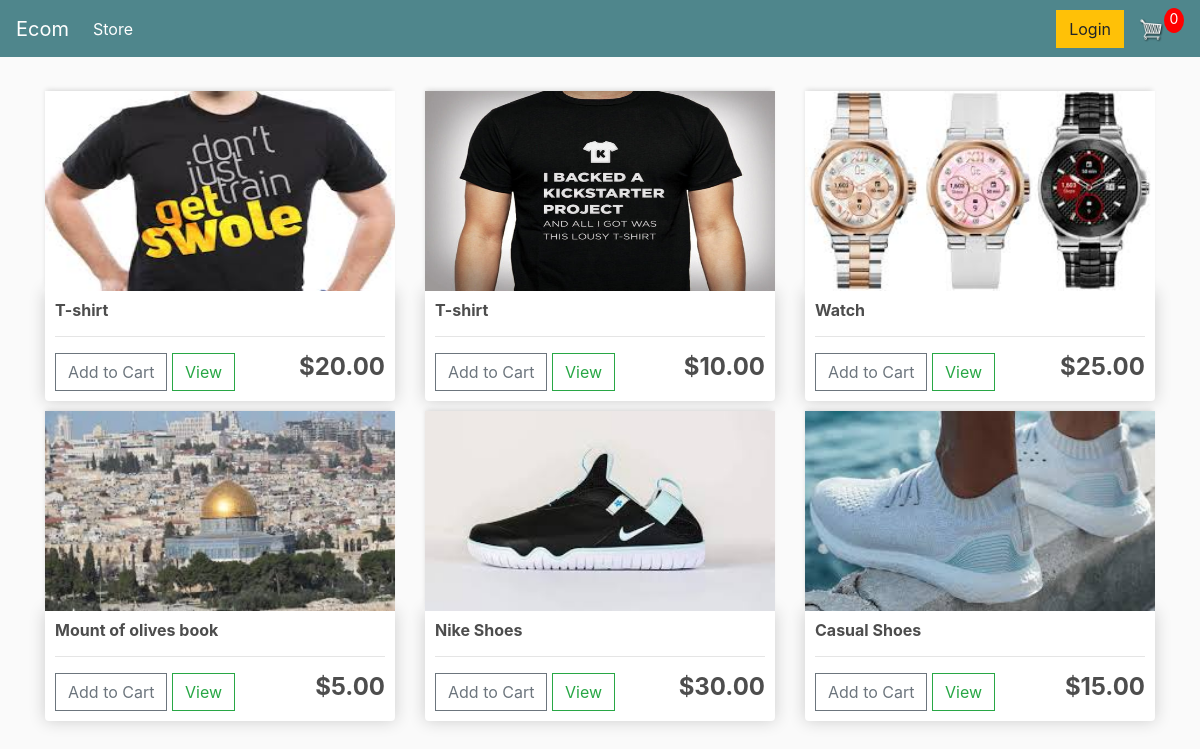
The page / on the database its author committed.
### store/models.py (models this page shows, shortened)
class Product(models.Model):
    name = models.CharField(max_length=200, null=True)
    price = models.FloatField()
    digital = models.BooleanField(default=False, null=True, blank=True)
    image = models.ImageField(null=True, blank=True)
    @property
    def ImageUrl(self):
        try:
            url = self.image.url
        except:
            url = 'placeholder.png'
        return url

### store/views.py (the view)
# urls.py: path('', include('store.urls')),
def store(request):
    data = cartData(request)
    cartItems = data['cartItems']
    products = Product.objects.all()
    context = {'products': products,'cartItems':cartItems}
    return render(request, 'store/store.html', context)

### store/utils.py (called while the page is built, shortened)
def cookieCart(request):
    try:
        cart = json.loads(request.COOKIES['cart'])
    except:
        cart = {}
    items = []
    order = {'get_cart_total': 0, 'get_cart_items': 0,'shipping':False}
    cartItems = order['get_cart_items']
    return {'items': items, 'order': order, 'cartItems': cartItems}

def cartData(request):
    if request.user.is_authenticated:
        customer = request.user.customer
        order, created = Order.objects.get_or_create(
            customer=customer, complete=False)
        items = order.orderitem_set.all()
        cartItems = order.get_cart_items
    else:
        cookieData = cookieCart(request)
        items = cookieData['items']
        order = cookieData['order']
        cartItems = cookieData['cartItems']
    return {'items': items, 'order': order, 'cartItems': cartItems}

### store/templates/store/store.html
{% extends 'store/main.html' %}
{% load static %}
{% block content %}
<div class="row">
  {% for product in products %}
  <div class="col-lg-4">
    <img class="thumbnail" src="{{ product.ImageUrl }}" />
    <div class="box-element product">
      <h6><strong>{{ product.name}}</strong></h6>
      <hr />
      <button  data-action="add" data-product = {{ product.id }}
       class="btn btn-outline-secondary add-btn update-cart"
      >
        Add to Cart
      </button>
      <a class="btn btn-outline-success" href="#">View</a>
      <h4 style="display: inline-block; float: right">
        <strong>${{ product.price | floatformat:2 }}</strong>
      </h4>
    </div>
  </div>
  {% endfor %}
</div>
{% endblock content %}

### store/templates/store/main.html (shortened to what this page needs)
<!DOCTYPE html>
{% load static %}
<html>
  <head>
    <link
      rel="stylesheet"
      href="https://stackpath.bootstrapcdn.com/bootstrap/4.4.1/css/bootstrap.min.css"
    />
    <link rel="stylesheet" type="text/css" href="{% static 'css/main.css' %}" />
  </head>
  <body>
    <nav class="navbar navbar-expand-lg navbar-dark bg-dark">
      <a class="navbar-brand" href="{% url 'store' %}">Ecom</a>
      <div class="collapse navbar-collapse" id="navbarSupportedContent">
        <ul class="navbar-nav mr-auto">
          <li class="nav-item active">
            <a class="nav-link" href="{% url 'store' %}"
              >Store <span class="sr-only">(current)</span></a
            >
          </li>
        </ul>
        <div class="form-inline my-2 my-lg-0">
          <a href="#" class="btn btn-warning">Login</a>
          <a href="{% url 'cart' %}">
            <img id="cart-icon" src="{% static 'images/cart.png' %}" />
          </a>
          <p id="cart-total">{{ cartItems }}</p>
        </div>
      </div>
    </nav>
    <div class="container">
      <br />
      {% block content %} {% endblock content %}
    </div>
  </body>
</html>

### static/css/main.css (style rules this page uses)
body { background-color: hsl(0, 0%, 98%); }
h1, h2, h3, h4, h5, h6 { color: hsl(0, 0%, 30%); }
.box-element { box-shadow: hsl(0, 0%, 80%) 0 0 16px; background-color: #fff; border-radius: 4px; padding: 10px; }
.thumbnail { width: 100%; height: 200px; -webkit-box-shadow: -1px -3px 5px -2px rgba(214, 214, 214, 1); -moz-box-shadow: -1px -3px 5px -2px rgba(214, 214, 214, 1); box-shadow: -1px -3px 5px -2px rgba(214, 214, 214, 1); }
.product { border-radius: 0 0 4px 4px; }
.bg-dark { background-color: #4f868c !important; }
#cart-icon { width: 25px; display: inline-block; margin-left: 15px; }
#cart-total { display: block; text-align: center; color: #fff; background-color: red; width: 20px; height: 25px; border-radius: 50%; font-size: 14px; }
.col-lg-4, .col-lg-6, .col-lg-8, .col-lg-12 { margin-top: 10px; }
.btn { border-radius: 0; }

### rows shown on the page
Product: ImageUrl (picture), name "T-shirt", price "20.00"
Product: ImageUrl (picture), name "T-shirt", price "10.00"
Product: ImageUrl (picture), name "Watch", price "25.00"
Product: ImageUrl (picture), name "Mount of olives book", price "5.00"
Product: ImageUrl (picture), name "Nike Shoes", price "30.00"
Product: ImageUrl (picture), name "Casual Shoes", price "15.00"

### other values the page prints
{{ cartItems }} "0"
